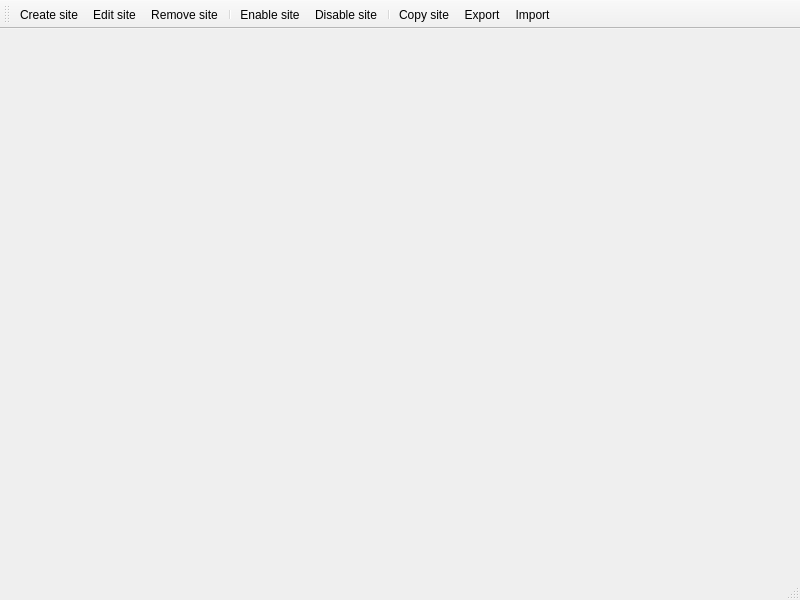
<?xml version="1.0" encoding="UTF-8"?>
<ui version="4.0">
 <class>SiteManager</class>
 <widget class="QMainWindow" name="SiteManager">
  <property name="geometry">
   <rect>
    <x>0</x>
    <y>0</y>
    <width>800</width>
    <height>600</height>
   </rect>
  </property>
  <property name="windowTitle">
   <string>Site Manager</string>
  </property>
  <widget class="QWidget" name="centralwidget"/>
  <widget class="QStatusBar" name="statusbar"/>
  <widget class="QToolBar" name="toolBar">
   <property name="windowTitle">
    <string>toolBar</string>
   </property>
   <property name="toolButtonStyle">
    <enum>Qt::ToolButtonTextUnderIcon</enum>
   </property>
   <attribute name="toolBarArea">
    <enum>TopToolBarArea</enum>
   </attribute>
   <attribute name="toolBarBreak">
    <bool>false</bool>
   </attribute>
   <addaction name="actionCreateSiteProfile"/>
   <addaction name="actionEditSiteProfile"/>
   <addaction name="actionRemoveSiteProfile"/>
   <addaction name="separator"/>
   <addaction name="actionEnableSiteProfile"/>
   <addaction name="actionDisableSiteProfile"/>
   <addaction name="separator"/>
   <addaction name="actionCopySiteProfile"/>
   <addaction name="actionExport"/>
   <addaction name="actionImportSiteProfile"/>
  </widget>
  <action name="actionCreateSiteProfile">
   <property name="text">
    <string>Create site</string>
   </property>
   <property name="toolTip">
    <string>Creates a site profile</string>
   </property>
  </action>
  <action name="actionRemoveSiteProfile">
   <property name="text">
    <string>Remove site</string>
   </property>
   <property name="toolTip">
    <string>Removes a site profile</string>
   </property>
  </action>
  <action name="actionEnableSiteProfile">
   <property name="text">
    <string>Enable site</string>
   </property>
   <property name="toolTip">
    <string>Enables a site profile</string>
   </property>
  </action>
  <action name="actionDisableSiteProfile">
   <property name="text">
    <string>Disable site</string>
   </property>
   <property name="toolTip">
    <string>Disables a site profile</string>
   </property>
  </action>
  <action name="actionCopySiteProfile">
   <property name="text">
    <string>Copy site</string>
   </property>
   <property name="toolTip">
    <string>Copies a site profile</string>
   </property>
  </action>
  <action name="actionEditSiteProfile">
   <property name="text">
    <string>Edit site</string>
   </property>
   <property name="toolTip">
    <string>Allows edit a site profile</string>
   </property>
  </action>
  <action name="actionExport">
   <property name="text">
    <string>Export</string>
   </property>
   <property name="toolTip">
    <string>Exports a site profiles</string>
   </property>
  </action>
  <action name="actionImportSiteProfile">
   <property name="text">
    <string>Import</string>
   </property>
   <property name="toolTip">
    <string>Imports a site profile</string>
   </property>
  </action>
 </widget>
 <resources/>
 <connections/>
</ui>
